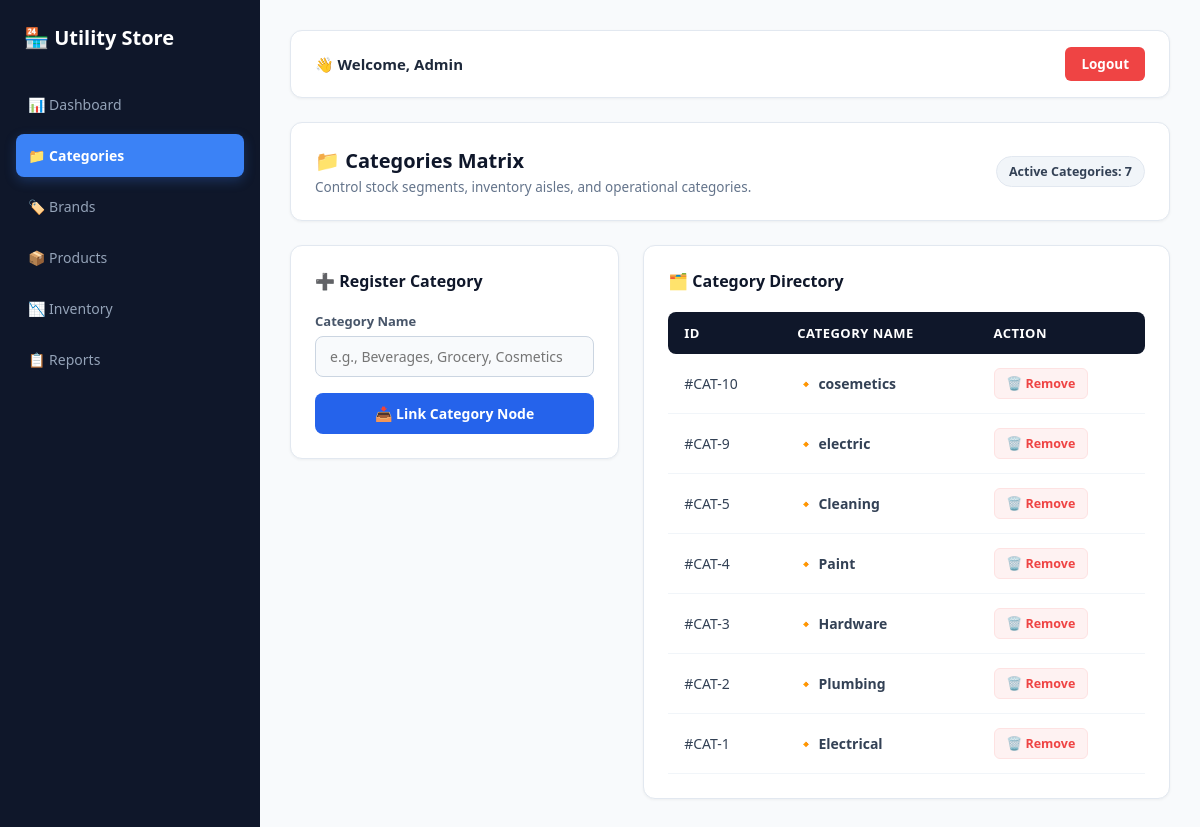
/categories.php (signed in), run on the app's committed database.
### tables this page shows
CREATE TABLE `categories` (
  `category_id` int(11) NOT NULL,
  `category_name` varchar(100) DEFAULT NULL,
  `description` text DEFAULT NULL
);

### categories.php (the view, shortened to what this page needs)
<?php
require_once "../config/database.php";
try {
    $categories = $conn->query("SELECT * FROM Categories ORDER BY category_id DESC")->fetchAll(PDO::FETCH_ASSOC);
} catch (PDOException $e) {
    $categories = [];
}
?>
<!DOCTYPE html>
<html lang="en">
<head>
</head>
<body>
<div class="sidebar">
    <div class="sidebar-brand">
        🏪 Utility Store
    </div>
    <ul class="sidebar-menu">
        <li><a href="dashboard.php">📊 Dashboard</a></li>
        <li class="active"><a href="categories.php">📁 Categories</a></li>
        <li><a href="brands.php">🏷️ Brands</a></li>
        <li><a href="products.php">📦 Products</a></li>
        <li><a href="inventory.php">📉 Inventory</a></li>
        <li><a href="reports.php">📋 Reports</a></li>
    </ul>
</div>
<div class="main-content">
    <div class="top-navbar">
        <div class="user-greeting">👋 Welcome, Admin</div>
        <a href="logout.php" class="btn-logout">Logout</a>
    </div>
    <div class="matrix-hero">
        <div class="matrix-title">
            <h2>📁 Categories Matrix</h2>
            <p>Control stock segments, inventory aisles, and operational categories.</p>
        </div>
        <div class="badge-count">Active Categories: <?= count($categories) ?></div>
    </div>
    <div class="dashboard-grid">
        <div class="card">
            <div class="card-title">➕ Register Category</div>
            <form action="" method="POST">
                <label class="form-label" for="category_name">Category Name</label>
                <input class="form-control" type="text" id="category_name" name="category_name" placeholder="e.g., Beverages, Grocery, Cosmetics" required>
                <button type="submit" name="add_category" class="btn-primary">📥 Link Category Node</button>
            </form>
        </div>
        <div class="card">
            <div class="card-title">🗂️ Category Directory</div>
            <div class="table-responsive">
                <table class="custom-table">
                    <thead>
                        <tr>
                            <th>ID</th>
                            <th>Category Name</th>
                            <th>Action</th>
                        </tr>
                    </thead>
                    <tbody>
                        <?php if (count($categories) > 0): ?>
                            <?php foreach ($categories as $row): ?>
                                <tr>
                                    <td class="brand-id">#CAT-<?= $row['category_id'] ?></td>
                                    <td class="brand-name">🔸 <?= htmlspecialchars($row['category_name']) ?></td>
                                    <td>
                                        <a href="?delete=<?= $row['category_id'] ?>"
                                           class="btn-remove"
                                           onclick="return confirm('Are you sure you want to delete this category?');">
                                            🗑️ Remove
                                        </a>
                                    </td>
                                </tr>
                            <?php endforeach; ?>
                        <?php endif; ?>
                    </tbody>
                </table>
            </div>
        </div>
    </div>
</div>
</body>
</html>

### categories.php (style rules this page uses)
* { box-sizing: border-box; margin: 0; padding: 0; font-family: 'Segoe UI', -apple-system, BlinkMacSystemFont, sans-serif; }
body { background-color: #f8fafc; display: flex; min-height: 100vh; color: #1e293b; }
.sidebar { width: 260px; background-color: #0f172a; color: #94a3b8; display: flex; flex-direction: column; padding: 24px 16px; flex-shrink: 0; }
.sidebar-brand { display: flex; align-items: center; gap: 12px; color: #ffffff; font-size: 20px; font-weight: 700; margin-bottom: 32px; padding-left: 8px; }
.sidebar-menu { list-style: none; display: flex; flex-direction: column; gap: 8px; }
.sidebar-menu li a { display: flex; align-items: center; gap: 12px; color: #94a3b8; text-decoration: none; padding: 12px; border-radius: 8px; font-size: 14px; font-weight: 500; transition: all 0.2s ease; }
.sidebar-menu li.active a { background-color: #3b82f6; color: #ffffff; font-weight: 600; box-shadow: 0 4px 12px rgba(59, 130, 246, 0.25); }
.main-content { flex-grow: 1; padding: 30px; overflow-y: auto; }
.top-navbar { display: flex; justify-content: space-between; align-items: center; background: #ffffff; padding: 16px 24px; border-radius: 12px; margin-bottom: 24px; box-shadow: 0 1px 3px rgba(0,0,0,0.05); border: 1px solid #e2e8f0; }
.user-greeting { font-weight: 600; font-size: 15px; display: flex; align-items: center; gap: 8px; }
.btn-logout { background-color: #ef4444; color: white; padding: 8px 16px; border-radius: 6px; text-decoration: none; font-size: 13.5px; font-weight: 600; transition: background 0.2s; }
.matrix-hero { background: #ffffff; padding: 24px; border-radius: 12px; border: 1px solid #e2e8f0; margin-bottom: 24px; display: flex; justify-content: space-between; align-items: center; box-shadow: 0 1px 3px rgba(0,0,0,0.05); }
.matrix-title h2 { font-size: 20px; color: #0f172a; font-weight: 700; display: flex; align-items: center; gap: 8px; }
.matrix-title p { color: #64748b; font-size: 13.5px; margin-top: 4px; }
.badge-count { background-color: #f1f5f9; color: #334155; padding: 6px 12px; border-radius: 20px; font-size: 12.5px; font-weight: 600; border: 1px solid #e2e8f0; }
.dashboard-grid { display: grid; grid-template-columns: 1fr 1.6fr; gap: 24px; align-items: start; }
.card { background: #ffffff; border-radius: 12px; border: 1px solid #e2e8f0; padding: 24px; box-shadow: 0 1px 3px rgba(0,0,0,0.05); }
.card-title { font-size: 16px; font-weight: 700; color: #0f172a; margin-bottom: 20px; display: flex; align-items: center; gap: 8px; }
.form-label { display: block; font-size: 13px; font-weight: 600; color: #475569; margin-bottom: 6px; }
.form-control { width: 100%; padding: 10px 14px; border: 1px solid #cbd5e1; border-radius: 8px; font-size: 14px; background-color: #f8fafc; transition: all 0.2s; margin-bottom: 16px; }
.btn-primary { width: 100%; background-color: #2563eb; color: white; padding: 11px; border: none; border-radius: 8px; font-weight: 600; font-size: 14px; cursor: pointer; transition: background 0.2s; }
.table-responsive { width: 100%; overflow-x: auto; }
.custom-table { width: 100%; border-collapse: collapse; text-align: left; font-size: 14px; }
.custom-table th { background-color: #0f172a; color: #ffffff; padding: 12px 16px; font-weight: 600; font-size: 13px; text-transform: uppercase; letter-spacing: 0.5px; }
.custom-table th:first-child { border-top-left-radius: 8px; border-bottom-left-radius: 8px; }
.custom-table th:last-child { border-top-right-radius: 8px; border-bottom-right-radius: 8px; }
.custom-table td { padding: 14px 16px; border-bottom: 1px solid #f1f5f9; color: #334155; }
.brand-id { color: #64748b; font-weight: 500; }
.brand-name { font-weight: 600; color: #1e293b; }
.btn-remove { color: #ef4444; background: #fef2f2; border: 1px solid #fee2e2; padding: 6px 12px; border-radius: 6px; text-decoration: none; font-size: 12.5px; font-weight: 600; transition: all 0.2s; display: inline-flex; align-items: center; gap: 4px; }

### data on the page
categories: category_id "10", category_name "cosemetics"
categories: category_id "9", category_name "electric"
categories: category_id "5", category_name "Cleaning"
categories: category_id "4", category_name "Paint"
categories: category_id "3", category_name "Hardware"
categories: category_id "2", category_name "Plumbing"
categories: category_id "1", category_name "Electrical"

### other printed values
count($categories) "7"
